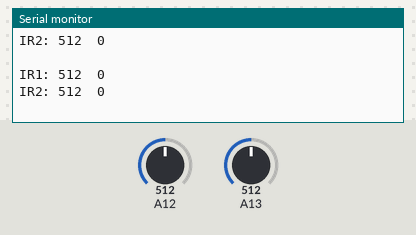
A sketch run on a simulated Arduino Mega 2560, built with avr-gcc and run on an emulated ATmega2560. Parts: the last lines printed to the serial monitor. Inputs (shaded band) come from the test bench; at power-on: A12 = 512, A13 = 512.

Above: at 1.8 s.
1.9 s: A12 set to 716
At 2.8 s:
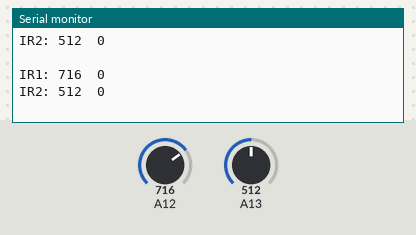
3.4 s: A13 set to 716
At 4.7 s:
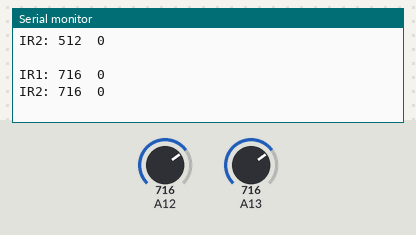
4.9 s: A12 set to 900
At 5.6 s:
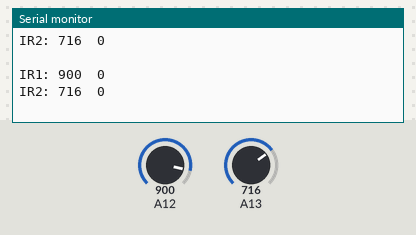
6.4 s: A13 set to 900
At 7.8 s:
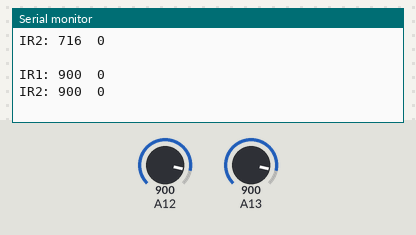
Timing chart, 0 to 8.9 s (numbered marks = the images above; inputs shaded):
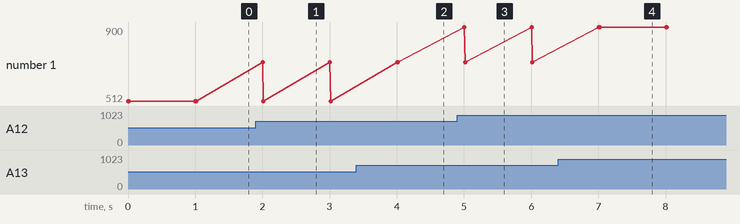

The sketch:

Do_dong.ino
```cpp
int adc0;
int adc1;
int dem1;
int dem2;

void setup() {

  Serial.begin(9600);

}
void loop(){
// DUAL ID
  // Dong 1
  //1-1, chan 1 vs 2
  //1-2, chan 1 vs 3
  //1-3, chan 5 vs 7
  adc0 = analogRead(28);
  Serial.print("IR1: ");
  Serial.print(adc0);
  Serial.print("  ");
  if(adc0>5000){adc0=1;}
  else{adc0=0;}
  Serial.println(adc0);
//  if(dem1==3){Serial.println("FAIL");}
//  else {Serial.println("OK");}

  //Dong 2
  //2-1, chan 9 vs 11
  //2-2, chan 11 vs 13
  //2-3, chan 15 vs 16

  adc1 = analogRead(29);
  Serial.print("IR2: ");
  Serial.print(adc1);
  Serial.print("  ");
  if(adc1>5000){adc1=1;}
  else{adc1=0;}
  Serial.println(adc1);
//  if(dem2==3){Serial.println("FAIL");}
//  else {Serial.println("OK");}

  Serial.println(" ");
  delay(1000);
}
```

Measured:
- after the input at 1.9 s, the serial monitor: prints a new line after 0.10 s (image 1)
- after the input at 3.4 s, the serial monitor: prints a new line after 0.62 s (image 2)
- after the input at 4.9 s, the serial monitor: prints a new line after 0.10 s (image 3)
- after the input at 6.4 s, the serial monitor: prints a new line after 0.62 s (image 4)
